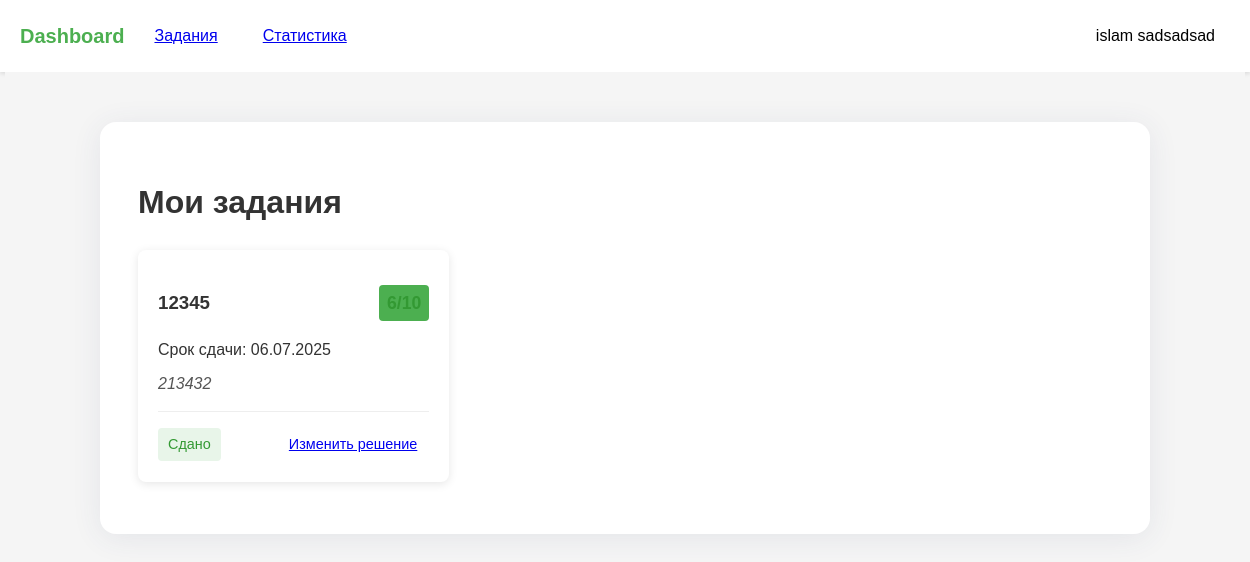
The page /assignments (signed in) on the database its author committed.
### models.py (models this page shows)
class User(UserMixin, db.Model):
    id = db.Column(db.Integer, primary_key=True)
    name = db.Column(db.String(150))
    email = db.Column(db.String(150), unique=True)
    password = db.Column(db.String(150))
    role = db.Column(db.String(50))  # 'student' or 'teacher'
    group = db.Column(db.String(50))
    first_name = db.Column(db.String(150))
    last_name = db.Column(db.String(150))
    age = db.Column(db.Integer)
    gender = db.Column(db.String(10))  # 'male', 'female', 'other'
    students = db.relationship(
        'User',
        secondary=teacher_student,
        primaryjoin=(id == teacher_student.c.teacher_id),
        secondaryjoin=(id == teacher_student.c.student_id),
        backref=db.backref('teachers', lazy='dynamic'),
        lazy='dynamic'
    )

class Assignment(db.Model):
    id = db.Column(db.Integer, primary_key=True)
    title = db.Column(db.String(100), nullable=False)
    description = db.Column(db.Text, nullable=False)
    deadline = db.Column(db.DateTime)
    max_score = db.Column(db.Integer, default=10)
    teacher_id = db.Column(db.Integer, db.ForeignKey('user.id'))
    created_at = db.Column(db.DateTime, default=datetime.utcnow)
    submissions = db.relationship('Submission', backref='assignment', lazy=True)
    questions = db.relationship('Question', backref='assignment', cascade='all, delete-orphan', lazy=True)

class Submission(db.Model):
    id = db.Column(db.Integer, primary_key=True)
    student_id = db.Column(db.Integer, db.ForeignKey('user.id'))
    assignment_id = db.Column(db.Integer, db.ForeignKey('assignment.id'))
    solution_text = db.Column(db.Text)
    submitted_at = db.Column(db.DateTime, default=datetime.utcnow)
    score = db.Column(db.Integer)
    feedback = db.Column(db.Text)

### main.py (the view)
@main.route('/assignments')
@login_required
def assignments_list():
    if current_user.role == 'teacher':
        assignments = Assignment.query.filter_by(teacher_id=current_user.id).order_by(Assignment.created_at.desc()).all()
        return render_template('assignments.html', assignments=assignments)
    elif current_user.role == 'student':
        assignments = Assignment.query.all()
        my_submissions = Submission.query.filter_by(student_id=current_user.id).all()
        submissions_by_assignment = {s.assignment_id: s for s in my_submissions}
        for a in assignments:
            a.submissions = [submissions_by_assignment[a.id]] if a.id in submissions_by_assignment else []
        return render_template('student_assignments.html', assignments=assignments, current_user=current_user)
    else:
        abort(403)

### app.py (called while the page is built)
def create_app():
    app = Flask(__name__)
    app.config['SECRET_KEY'] = 'your_secret_key'
    app.config['SQLALCHEMY_DATABASE_URI'] = 'sqlite:///data.db'
    app.config['SQLALCHEMY_TRACK_MODIFICATIONS'] = False
    app.config['TEMPLATES_AUTO_RELOAD'] = True
    db.init_app(app)
    login_manager.init_app(app)
    login_manager.login_view = 'auth.login'
    from models import User
    @login_manager.user_loader
    def load_user(user_id):
        return User.query.get(int(user_id))
    from auth import auth as auth_blueprint
    app.register_blueprint(auth_blueprint)
    from main import main as main_blueprint
    app.register_blueprint(main_blueprint)
    return app

### templates/student_assignments.html (shortened to what this page needs)
{% extends "base.html" %}
{% block content %}
<div class="student-dashboard">
    <div class="dashboard-container">
        <h1 class="welcome-title">Мои задания</h1>
        <div class="assignments-section">
            <div class="assignments-grid">
                {% for assignment in assignments %}
                <div class="assignment-card">
                    <div class="assignment-header" style="display: flex; justify-content: space-between; align-items: center;">
                        <h3>{{ assignment.title }}</h3>
                        {% set my_submission = assignment.submissions[0] if assignment.submissions else None %}
                        {% if my_submission and my_submission.score is not none %}
                            <span class="score-label" style="color:#339933; font-weight:bold;">
                                {{ my_submission.score }}/{{ assignment.max_score }}
                            </span>
                        {% endif %}
                    </div>
                    <span class="due-date">
                        {% if assignment.deadline %}
                            Срок сдачи: {{ assignment.deadline.strftime('%d.%m.%Y') }}
                        {% else %}
                            Без срока
                        {% endif %}
                    </span>
                    <p class="assignment-description">{{ assignment.description }}</p>
                    <div class="assignment-status">
                        {% if my_submission %}
                            {% if my_submission.score is not none %}
                                <div class="score submitted">
                                    <span style="color:#339933;">Сдано</span>
                                </div>
                                <a href="{{ url_for('main.submit_assignment', assignment_id=assignment.id) }}"
                                   class="btn btn-small">Изменить решение</a>
                            {% else %}
                                <div class="score waiting">
                                    <span style="color:#d98e1f;">Сдано, ожидает проверки</span>
                                </div>
                                <a href="{{ url_for('main.submit_assignment', assignment_id=assignment.id) }}"
                                   class="btn btn-small">Изменить решение</a>
                            {% endif %}
                        {% else %}
                            <div class="score not-submitted">
                                <span style="color:#c23c2a;">Не сдано</span>
                            </div>
                            <a href="{{ url_for('main.submit_assignment', assignment_id=assignment.id) }}"
                               class="btn btn-small btn-primary">Сдать работу</a>
                        {% endif %}
                    </div>
                </div>
                {% else %}
                <div class="no-assignments">
                    <p>На данный момент у вас нет активных заданий</p>
                </div>
                {% endfor %}
            </div>
        </div>
    </div>
</div>
{% endblock %}

### templates/base.html (shortened to what this page needs)
<!DOCTYPE html>
<html lang="ru">
<head>
    <link rel="stylesheet" href="../static/style.css">
</head>
<body>
    <header class="header">
        <nav class="navbar">
            <div class="nav-left">
                <a href="{{ url_for('main.dashboard') }}" class="logo">Dashboard</a>
                {% if current_user.is_authenticated %}
                    {% if current_user.role == 'teacher' %}
                        <a href="{{ url_for('main.create_assignment') }}" class="nav-btn">Задания</a>
                    {% else %}
                        <a href="{{ url_for('main.assignments_list') }}" class="nav-btn">Задания</a>
                    {% endif %}
                    <a href="{{ url_for('main.statistics') }}" class="nav-btn">Статистика</a>
                {% endif %}
            </div>
            <div class="nav-right">
                {% if current_user.is_authenticated %}
                <div class="profile-dropdown">
                    <button class="nav-btn profile-btn">{{ current_user.name }}{% if current_user.last_name %} {{ current_user.last_name }}{% endif %}</button>
                </div>
                {% else %}
                <a href="{{ url_for('auth.login') }}" class="nav-btn">Вход</a>
                {% endif %}
            </div>
        </nav>
    </header>
    <main>
        {% block content %}{% endblock %}
    </main>
</body>
</html>

### static/style.css (style rules this page uses)
:root { --primary-color: #4CAF50; --primary-hover: #45a049; --danger-color: #dc3545; --danger-hover: #c82333; --text-color: #333; --light-gray: #f8f9fa; --medium-gray: #e9ecef; --dark-gray: #6c757d; --shadow: 0 2px 10px rgba(0, 0, 0, 0.1); }
body { margin: 0; font-family: 'Arial', sans-serif; background-color: #f5f5f5; color: var(--text-color); line-height: 1.6; }
.navbar { display: flex; justify-content: space-between; align-items: center; padding: 15px 20px; background-color: white; box-shadow: 0 2px 4px rgba(0, 0, 0, 0.1); }
.nav-left, .nav-right { display: flex; align-items: center; gap: 15px; }
.logo { font-size: 1.25rem; font-weight: bold; color: var(--primary-color); text-decoration: none; transition: color 0.3s; }
.nav-btn { padding: 8px 15px; background: none; border: none; cursor: pointer; font-size: 1rem; border-radius: 4px; transition: all 0.3s; }
.profile-dropdown { position: relative; }
.assignment-card { background: white; border-radius: 8px; padding: 20px; margin-bottom: 20px; box-shadow: var(--shadow); transition: transform 0.3s, box-shadow 0.3s; }
.btn { display: inline-block; padding: 10px 20px; border: none; border-radius: 4px; font-size: 1rem; cursor: pointer; text-align: center; transition: background 0.3s; }
.btn-small { padding: 6px 12px; font-size: 0.9rem; }
.student-dashboard { max-width: 1200px; margin: 0 auto; padding: 20px; }
.assignments-grid { display: grid; grid-template-columns: repeat(auto-fill, minmax(300px, 1fr)); gap: 20px; }
.assignment-status { display: flex; justify-content: space-between; align-items: center; margin-top: 15px; padding-top: 15px; border-top: 1px solid #eee; }
.score { padding: 5px 10px; border-radius: 4px; font-size: 0.9rem; }
.score.submitted { background-color: #e8f5e9; color: #2e7d32; }
.score-label { background-color: var(--primary-color); color: white; padding: 4px 8px; border-radius: 4px; font-size: 0.85rem; }
.assignment-description { margin: 0.5rem 0; font-style: italic; color: #555; }
.student-dashboard { width: 100%; min-height: 100vh; background: #f5f5f5; }
.dashboard-container { max-width: 1050px; margin: 30px auto 0 auto; background: white; border-radius: 16px; padding: 34px 38px 32px 38px; box-shadow: 0 4px 30px rgba(60,70,110,0.09); box-sizing: border-box; }
.assignment-header .score-label { margin-left: 1rem; font-size: 1.1rem; font-weight: bold; }
.assignment-card .score.submitted { color: #339933; }

### rows shown on the page
User: name "islam", last_name "sadsadsad"
Assignment: title "12345", max_score "10", deadline "06.07.2025", description "213432"
Submission: score "6"
